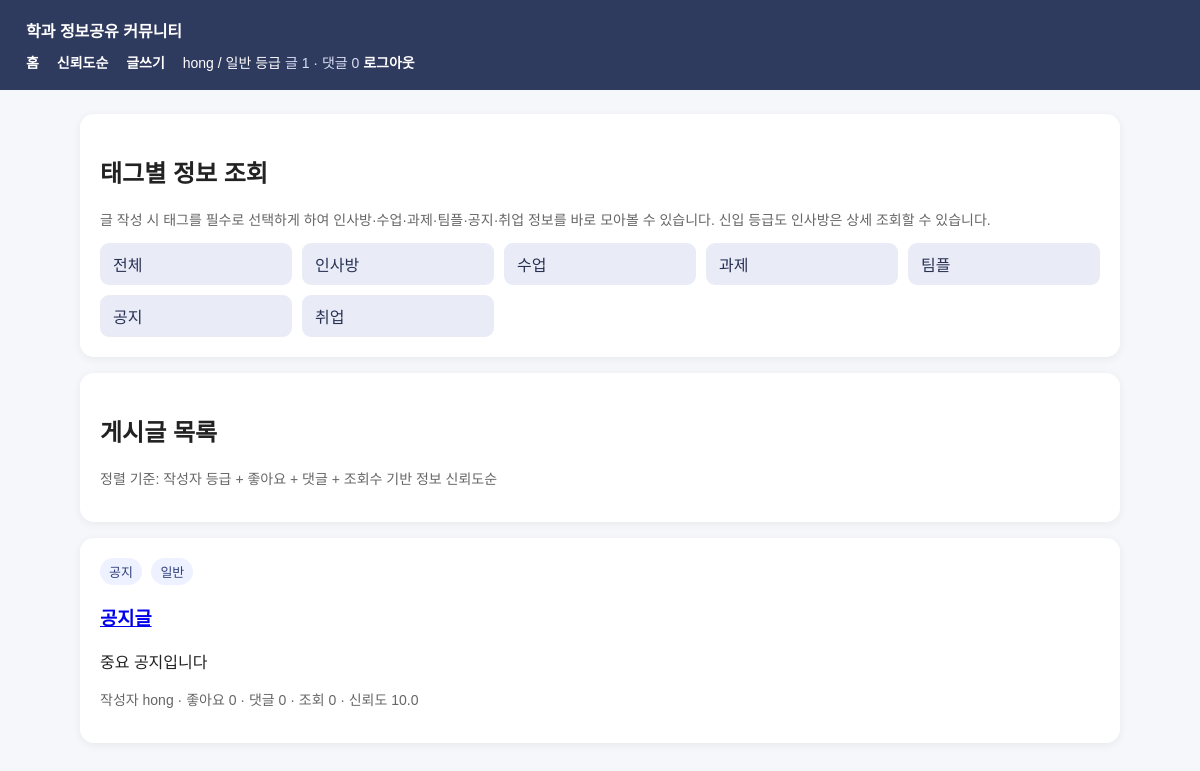
The page / (signed in) on the database its author committed.
### tables this page shows
CREATE TABLE users (
                username TEXT PRIMARY KEY,
                password TEXT NOT NULL,
                name TEXT,
                age TEXT,
                phone TEXT,
                sns_profile TEXT UNIQUE NOT NULL,
                role TEXT DEFAULT '일반'
            );

CREATE TABLE posts (
                id INTEGER PRIMARY KEY AUTOINCREMENT,
                sns_profile TEXT NOT NULL,
                title TEXT NOT NULL,
                content TEXT NOT NULL,
                timestamp TEXT NOT NULL,
                category TEXT NOT NULL DEFAULT '수업',
                likes INTEGER DEFAULT 0,
                comments INTEGER DEFAULT 0,
                view_count INTEGER DEFAULT 0,
                archived INTEGER DEFAULT 0,
                FOREIGN KEY(sns_profile) REFERENCES users(sns_profile)
            );

### web_app.py (the view)
@app.route('/')
def index():
    category = request.args.get('category')
    mode = request.args.get('mode', 'trust')
    posts = fetch_posts(category=category, mode=mode)
    return render_template('index.html', posts=posts, selected_category=category, mode=mode)

### web_app.py (called while the page is built)
def get_db():
    conn = sqlite3.connect(DB_PATH)
    conn.row_factory = sqlite3.Row
    return conn

def get_activity_counts(conn, sns_profile):
    post_count = conn.execute("""
        SELECT COUNT(*) AS cnt FROM posts
        WHERE sns_profile = ? AND archived = 0
    """, (sns_profile,)).fetchone()['cnt']
    comment_count = conn.execute("""
        SELECT COUNT(*) AS cnt FROM comments
        WHERE sns_profile = ?
    """, (sns_profile,)).fetchone()['cnt']
    return post_count, comment_count

def decide_grade(username, sns_profile, post_count, comment_count):
    if username == ADMIN_USERNAME or sns_profile == '관리자':
        return '관리자'
    if post_count >= 10 and comment_count >= 10:
        return '최우수'
    if post_count >= 5 and comment_count >= 5:
        return '우수'
    if post_count >= 1:
        return '일반'
    return '신입'

def current_user():
    if 'username' not in session:
        return None
    conn = get_db()
    row = conn.execute('SELECT * FROM users WHERE username = ?', (session['username'],)).fetchone()
    if not row:
        conn.close()
        return None
    data = dict(row)
    post_count, comment_count = get_activity_counts(conn, data['sns_profile'])
    grade = decide_grade(data['username'], data['sns_profile'], post_count, comment_count)
    data['grade'] = grade
    data['grade_weight'] = GRADE_RULES[grade]['weight']
    data['post_count'] = post_count
    data['comment_count'] = comment_count
    data['can_view'] = GRADE_RULES[grade]['can_view']
    data['can_interact'] = GRADE_RULES[grade]['can_interact']
    conn.close()
    return data

def post_count_expr():
    return "(SELECT COUNT(*) FROM posts p2 WHERE p2.sns_profile = u.sns_profile AND p2.archived = 0)"

def comment_count_expr():
    return "(SELECT COUNT(*) FROM comments c2 WHERE c2.sns_profile = u.sns_profile)"

def grade_case_sql():
    pc = post_count_expr()
    cc = comment_count_expr()
    return f"""
        CASE
            WHEN u.username = '{ADMIN_USERNAME}' THEN '관리자'
            WHEN {pc} >= 10 AND {cc} >= 10 THEN '최우수'
            WHEN {pc} >= 5 AND {cc} >= 5 THEN '우수'
            WHEN {pc} >= 1 THEN '일반'
            ELSE '신입'
        END
    """

def trust_score_sql():
    weight = weight_case_sql()
    return f"""
        ({weight} * 10
         + p.likes * 2
         + p.comments * 1
         + p.view_count * 0.1)
    """

@app.context_processor
def inject_globals():
    return {'categories': CATEGORIES, 'user': current_user()}

### templates/index.html (shortened to what this page needs)
{% extends 'base.html' %}
{% block content %}
<div class="card">
  <h2>태그별 정보 조회</h2>
  <p class="muted">글 작성 시 태그를 필수로 선택하게 하여 인사방·수업·과제·팀플·공지·취업 정보를 바로 모아볼 수 있습니다. 신입 등급도 인사방은 상세 조회할 수 있습니다.</p>
  <div class="grid">
    <a class="btn light" href="{{ url_for('index', mode=mode) }}">전체</a>
    {% for c in categories %}
      <a class="btn light" href="{{ url_for('index', category=c, mode=mode) }}">{{ c }}</a>
    {% endfor %}
  </div>
</div>
<div class="card">
  <h2>{% if selected_category %}[{{ selected_category }}] {% endif %}게시글 목록</h2>
  <p class="muted">정렬 기준: {% if mode == 'trust' %}작성자 등급 + 좋아요 + 댓글 + 조회수 기반 정보 신뢰도순{% else %}최신순{% endif %}</p>
</div>
{% for p in posts %}
  <div class="card">
    <div>
      <span class="badge">{{ p['category'] }}</span>
      <span class="badge">{{ p['grade'] }}</span>
    </div>
    <h3><a href="{{ url_for('post_detail', post_id=p['id']) }}">{{ p['title'] }}</a></h3>
    {% if user and (user['can_view'] or p['category'] == '인사방') %}
      <p>{{ p['content'][:120] }}{% if p['content']|length > 120 %}...{% endif %}</p>
    {% else %}
      <p class="muted">상세 내용은 일반 등급 이상부터 조회할 수 있습니다. 단, 인사방은 신입도 조회할 수 있습니다.</p>
    {% endif %}
    <p class="muted">작성자 {{ p['sns_profile'] }} · 좋아요 {{ p['likes'] }} · 댓글 {{ p['comments'] }} · 조회 {{ p['view_count'] }} · 신뢰도 {{ '%.1f'|format(p['trust_score']) }}</p>
  </div>
{% else %}
  <div class="card">게시글이 없습니다.</div>
{% endfor %}
{% endblock %}

### templates/base.html (shortened to what this page needs)
<!doctype html>
<html lang="ko">
<head>
</head>
<body>
<header>
  <div><a href="{{ url_for('index') }}">학과 정보공유 커뮤니티</a></div>
  <div class="nav">
    <a href="{{ url_for('index') }}">홈</a>
    <a href="{{ url_for('index', mode='trust') }}">신뢰도순</a>
    {% if user %}
      <a href="{{ url_for('write') }}">글쓰기</a>
      <span>{{ user['sns_profile'] }} / {{ user['grade'] }} 등급</span>
      <span class="muted" style="color:#d9def4;">글 {{ user['post_count'] }} · 댓글 {{ user['comment_count'] }}</span>
      <a href="{{ url_for('logout') }}">로그아웃</a>
    {% else %}
      <a href="{{ url_for('login') }}">로그인</a>
      <a href="{{ url_for('register') }}">회원가입</a>
    {% endif %}
  </div>
</header>
<div class="wrap">
  {% block content %}{% endblock %}
</div>
</body>
</html>

### templates/base.html (style rules this page uses)
body { margin:0; font-family: Arial, 'Malgun Gothic', sans-serif; background:#f6f7fb; color:#222; }
header { background:#2f3a5f; color:white; padding:18px 26px; }
header a { color:white; text-decoration:none; margin-right:14px; font-weight:600; }
.wrap { max-width:1040px; margin:24px auto; padding:0 18px; }
.card { background:white; border-radius:14px; padding:20px; margin-bottom:16px; box-shadow:0 2px 10px rgba(0,0,0,.06); }
.nav { margin-top:10px; font-size:14px; }
.badge { display:inline-block; padding:4px 9px; border-radius:999px; background:#eef1ff; color:#30407b; font-size:13px; margin-right:5px; }
.btn { display:inline-block; border:0; border-radius:9px; background:#2f3a5f; color:white; padding:9px 13px; text-decoration:none; cursor:pointer; }
.btn.light { background:#e9ecf7; color:#283153; }
.grid { display:grid; grid-template-columns:repeat(auto-fit, minmax(160px, 1fr)); gap:10px; }
.muted { color:#666; font-size:14px; }

### rows shown on the page
users: sns_profile "hong"
posts: category "공지", grade "일반", title "공지글", content "중요 공지입니다", sns_profile "hong", likes "0", comments "0", view_count "0", trust_score "10.0"

### other values the page prints
{{ user['grade'] }} "일반"
{{ user['post_count'] }} "1"
{{ user['comment_count'] }} "0"
{{ c }} "인사방" "수업" "과제" "팀플" "공지" "취업"
